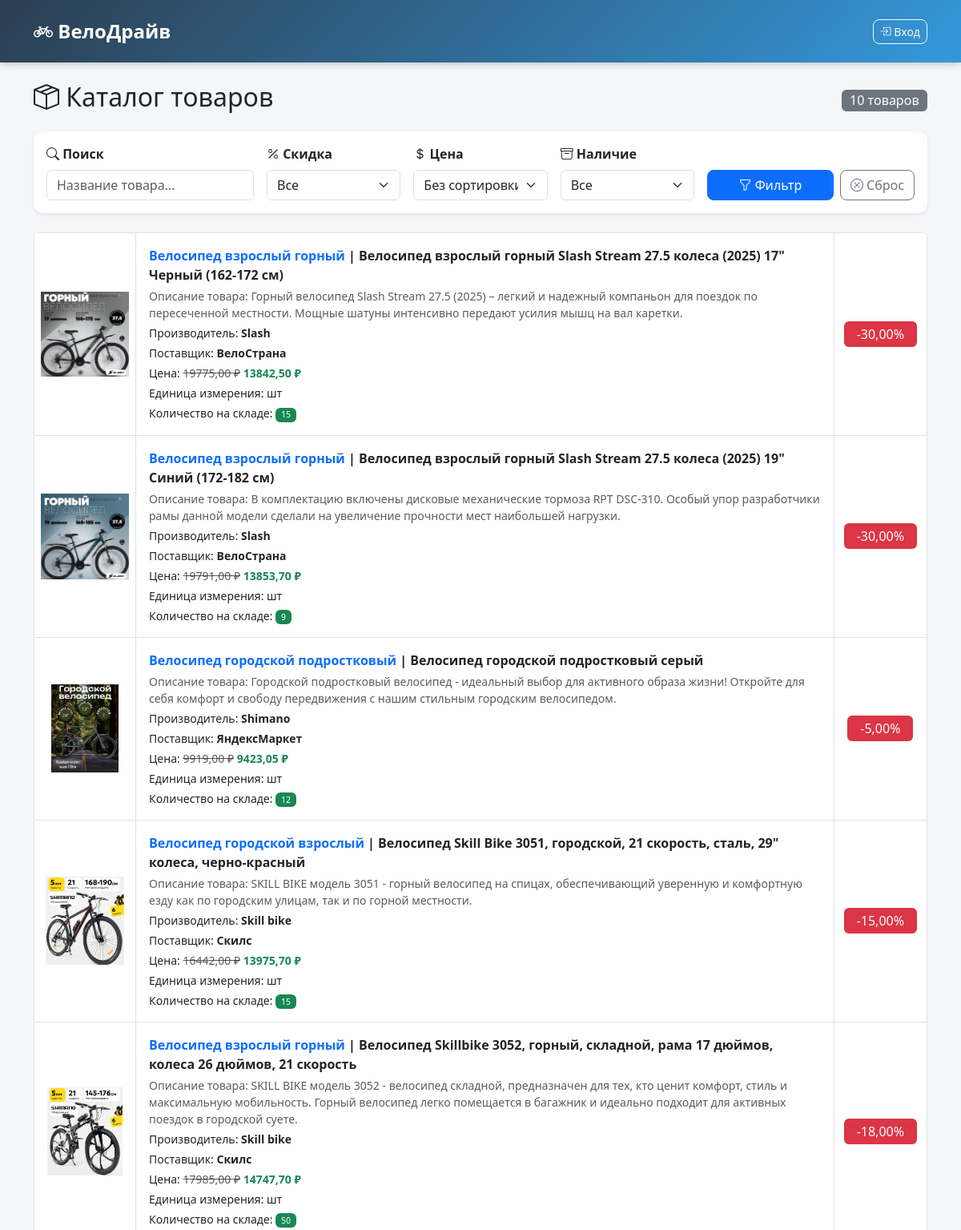
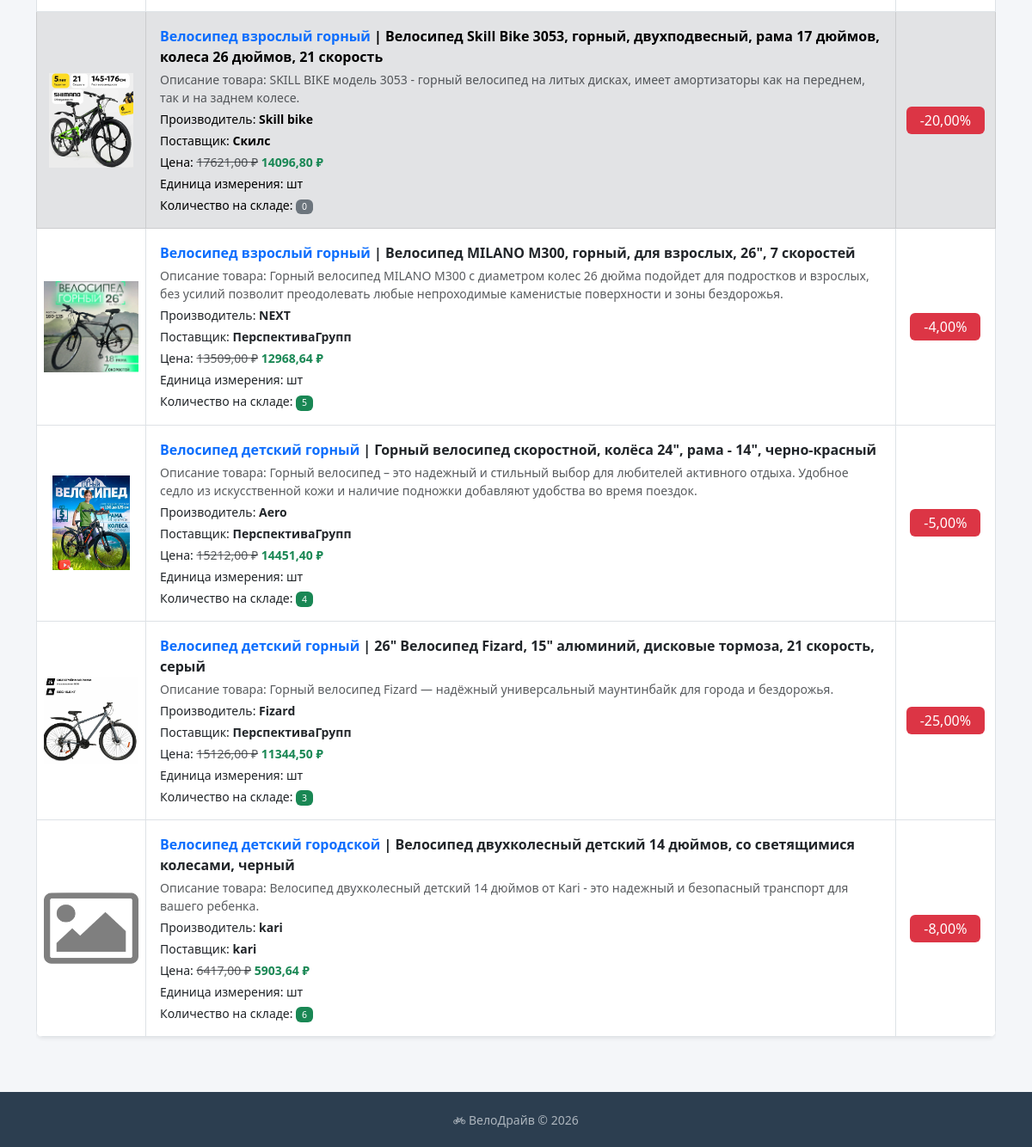
Screenshot of /products/ with the database file from the repository (2 pictures, top to bottom).
### shop/models.py (models this page shows, shortened)
class Product(models.Model):
    name = models.CharField(max_length=300, verbose_name="Наименование")
    category = models.ForeignKey(Category, on_delete=models.CASCADE, verbose_name="Категория")
    description = models.TextField(verbose_name="Описание")
    manufacturer = models.CharField(max_length=200, verbose_name="Производитель")
    supplier = models.ForeignKey(Supplier, on_delete=models.CASCADE, verbose_name="Поставщик")
    price = models.DecimalField(max_digits=10, decimal_places=2, verbose_name="Цена")
    unit = models.CharField(max_length=20, default="шт", verbose_name="Единица измерения")
    quantity = models.IntegerField(default=0, verbose_name="Количество на складе")
    discount = models.DecimalField(max_digits=5, decimal_places=2, default=0, verbose_name="Скидка %")
    image_path = models.CharField(max_length=500, blank=True, null=True, verbose_name="Путь к изображению")
    class Meta:
        verbose_name = "Товар"
        verbose_name_plural = "Товары"
    @property
    def final_price(self):
        if self.discount > 0:
            return self.price * (1 - self.discount / 100)
        return self.price

class Category(models.Model):
    name = models.CharField(max_length=100, unique=True, verbose_name="Название категории")
    class Meta:
        verbose_name = "Категория"
        verbose_name_plural = "Категории"

class Supplier(models.Model):
    name = models.CharField(max_length=200, unique=True, verbose_name="Название поставщика")
    class Meta:
        verbose_name = "Поставщик"
        verbose_name_plural = "Поставщики"

### shop/views.py (the view)
# urls.py: path('products/', views.products_list, name='products_list'),
def products_list(request):
    products = Product.objects.all().select_related('category', 'supplier')
    search = request.GET.get('search', '').strip()
    if search:
        products = products.filter(
            Q(name__icontains=search) | Q(description__icontains=search)
        )
    discount_filter = request.GET.get('discount', '')
    if discount_filter == 'yes':
        products = products.filter(discount__gt=0)
    elif discount_filter == 'no':
        products = products.filter(discount=0)
    elif discount_filter == 'high':
        products = products.filter(discount__gte=15)
    price_sort = request.GET.get('price', '')
    if price_sort == 'asc':
        products = products.order_by('price')
    elif price_sort == 'desc':
        products = products.order_by('-price')
    qty_filter = request.GET.get('qty', '')
    if qty_filter == 'in_stock':
        products = products.filter(quantity__gt=0)
    elif qty_filter == 'out':
        products = products.filter(quantity=0)
    user_role = request.session.get('user_role', 'Гость')
    user_name = request.session.get('user_name', '')
    context = {
        'products': products,
        'user_role': user_role,
        'user_name': user_name,
        'search': search,
        'discount_filter': discount_filter,
        'price_sort': price_sort,
        'qty_filter': qty_filter,
    }
    return render(request, 'shop/products_list.html', context)

### shop/templates/shop/products_list.html (shortened to what this page needs)
{% extends 'shop/base.html' %}
{% block content %}
<div class="d-flex justify-content-between align-items-center mb-3">
    <h2><i class="bi bi-box-seam"></i> Каталог товаров</h2>
    <span class="badge bg-secondary fs-6">{{ products|length }} товаров</span>
</div>
<div class="card shadow-sm mb-4">
    <div class="card-body">
        <form method="get" class="row g-3 align-items-end">
            <div class="col-md-3">
                <label class="form-label fw-semibold"><i class="bi bi-search"></i> Поиск</label>
                <input type="text" name="search" class="form-control" placeholder="Название товара..." value="{{ search }}">
            </div>
            <div class="col-md-2">
                <label class="form-label fw-semibold"><i class="bi bi-percent"></i> Скидка</label>
                <select name="discount" class="form-select">
                    <option value="">Все</option>
                </select>
            </div>
            <div class="col-md-2">
                <label class="form-label fw-semibold"><i class="bi bi-currency-dollar"></i> Цена</label>
                <select name="price" class="form-select">
                    <option value="">Без сортировки</option>
                </select>
            </div>
            <div class="col-md-2">
                <label class="form-label fw-semibold"><i class="bi bi-archive"></i> Наличие</label>
                <select name="qty" class="form-select">
                    <option value="">Все</option>
                </select>
            </div>
            <div class="col-md-3 d-flex gap-2">
                <button type="submit" class="btn btn-primary flex-grow-1">
                    <i class="bi bi-funnel"></i> Фильтр
                </button>
                <a href="{% url 'shop:products_list' %}" class="btn btn-outline-secondary">
                    <i class="bi bi-x-circle"></i> Сброс
                </a>
            </div>
        </form>
    </div>
</div>
<div class="table-responsive">
    <table class="table table-bordered table-hover align-middle shadow-sm bg-white">
        <tbody>
            {% for product in products %}
            <tr class="{% if product.quantity == 0 %}table-secondary{% endif %}">
                <td class="text-center p-2">
                    {% if product.image_path %}
                        <img src="/media/products/{{ product.image_path }}" alt="{{ product.name }}" style="max-width: 110px; max-height: 110px; object-fit: contain;">
                    {% else %}
                        <img src="/media/icons/picture.png" alt="Нет фото" style="max-width: 110px; max-height: 110px; object-fit: contain; opacity: 0.5;">
                    {% endif %}
                </td>
                <td class="p-3">
                    <div class="fw-bold fs-6 mb-1">
                        <span class="text-primary">{{ product.category.name }}</span> | {{ product.name }}
                    </div>
                    <div class="text-muted small mb-1">Описание товара: {{ product.description }}</div>
                    <div class="small mb-1">Производитель: <strong>{{ product.manufacturer }}</strong></div>
                    <div class="small mb-1">Поставщик: <strong>{{ product.supplier.name }}</strong></div>
                    <div class="small mb-1">Цена:
                        {% if product.discount > 0 %}
                            <span class="text-decoration-line-through text-muted">{{ product.price }} ₽</span>
                            <span class="text-success fw-bold">{{ product.final_price|floatformat:2 }} ₽</span>
                        {% else %}
                            <strong>{{ product.price }} ₽</strong>
                        {% endif %}
                    </div>
                    <div class="small mb-1">Единица измерения: {{ product.unit }}</div>
                    <div class="small">Количество на складе:
                        {% if product.quantity > 0 %}
                            <span class="badge bg-success">{{ product.quantity }}</span>
                        {% else %}
                            <span class="badge bg-secondary">0</span>
                        {% endif %}
                    </div>
                </td>
                <td class="text-center">
                    {% if product.discount > 0 %}
                        <span class="badge bg-danger fs-6 px-3 py-2">-{{ product.discount }}%</span>
                    {% else %}
                        <span class="text-muted">—</span>
                    {% endif %}
                </td>
            </tr>
            {% endfor %}
        </tbody>
    </table>
</div>
{% endblock %}

### shop/templates/shop/base.html (shortened to what this page needs)
<!DOCTYPE html>
<html lang="ru">
<head>
    <link href="https://cdn.jsdelivr.net/npm/bootstrap@5.3.0/dist/css/bootstrap.min.css" rel="stylesheet">
    <link href="https://cdn.jsdelivr.net/npm/bootstrap-icons@1.11.0/font/bootstrap-icons.css" rel="stylesheet">
</head>
<body>
    <nav class="navbar navbar-expand-lg navbar-custom py-3">
        <div class="container">
            <a class="navbar-brand fw-bold fs-4" href="{% url 'shop:products_list' %}">
                <i class="bi bi-bicycle"></i> ВелоДрайв
            </a>
            <div class="d-flex align-items-center">
                {% if user_name %}
                    <span class="navbar-text me-3">
                        <i class="bi bi-person-circle"></i> {{ user_name }}
                    </span>
                    <a href="{% url 'shop:products_list' %}" class="btn btn-outline-light btn-sm me-2">
                        <i class="bi bi-box-seam"></i> Товары
                    </a>
                    <a href="{% url 'shop:profile' %}" class="btn btn-outline-light btn-sm me-2">
                        <i class="bi bi-gear"></i> Профиль
                    </a>
                    <a href="{% url 'shop:logout' %}" class="btn btn-danger btn-sm">
                        <i class="bi bi-box-arrow-right"></i> Выход
                    </a>
                {% else %}
                    <a href="{% url 'shop:login' %}" class="btn btn-outline-light btn-sm">
                        <i class="bi bi-box-arrow-in-right"></i> Вход
                    </a>
                {% endif %}
            </div>
        </div>
    </nav>
    <main class="container mt-4 mb-5">
        {% block content %}{% endblock %}
    </main>
    <footer class="text-center">
        <div class="container">
            <small><i class="bi bi-bicycle"></i> ВелоДрайв &copy; 2026</small>
        </div>
    </footer>
</body>
</html>

### shop/templates/shop/base.html (style rules this page uses)
body { background-color: #f4f6f9; font-family: 'Segoe UI', Tahoma, Geneva, Verdana, sans-serif; }
.navbar-custom { background: linear-gradient(135deg, #2c3e50, #3498db); box-shadow: 0 2px 10px rgba(0,0,0,0.2); }
.navbar-custom .navbar-brand, .navbar-custom .nav-link, .navbar-custom .navbar-text { color: #fff !important; }
.card { border: none; border-radius: 12px; box-shadow: 0 2px 12px rgba(0,0,0,0.08); }
.table { border-radius: 8px; overflow: hidden; box-shadow: 0 1px 8px rgba(0,0,0,0.06); }
.table tbody td { vertical-align: middle; padding: 12px; }
.btn { border-radius: 8px; }
.badge { border-radius: 6px; font-weight: 500; }
footer { background-color: #2c3e50; color: #adb5bd; padding: 20px 0; margin-top: 40px; }

### rows the page displays
Product: image_path (picture), category.name "Велосипед взрослый горный", name "Велосипед взрослый горный Slash Stream 27.5 колеса (2025) 17\" Черный (162-172 см)", description "Горный велосипед Slash Stream 27.5 (2025) – легкий и надежный компаньон для поездок по пересеченной местности. Мощные шатуны интенсивно передают усилия мышц на вал каретки.", manufacturer "Slash", supplier.name "ВелоСтрана", price "19775,00", final_price "13842,50", unit "шт", quantity "15", discount "30,00"
Product: image_path (picture), category.name "Велосипед взрослый горный", name "Велосипед взрослый горный Slash Stream 27.5 колеса (2025) 19\" Синий (172-182 см)", description "В комплектацию включены дисковые механические тормоза RPT DSC-310. Особый упор разработчики рамы данной модели сделали на увеличение прочности мест наибольшей нагрузки.", manufacturer "Slash", supplier.name "ВелоСтрана", price "19791,00", final_price "13853,70", unit "шт", quantity "9", discount "30,00"
Product: image_path (picture), category.name "Велосипед городской подростковый", name "Велосипед городской подростковый серый", description "Городской подростковый велосипед - идеальный выбор для активного образа жизни! Откройте для себя комфорт и свободу передвижения с нашим стильным городским велосипедом.", manufacturer "Shimano", supplier.name "ЯндексМаркет", price "9919,00", final_price "9423,05", unit "шт", quantity "12", discount "5,00"
Product: image_path (picture), category.name "Велосипед городской взрослый", name "Велосипед Skill Bike 3051, городской, 21 скорость, сталь, 29\" колеса, черно-красный", description "SKILL BIKE модель 3051 - горный велосипед на спицах, обеспечивающий уверенную и комфортную езду как по городским улицам, так и по горной местности.", manufacturer "Skill bike", supplier.name "Скилс", price "16442,00", final_price "13975,70", unit "шт", quantity "15", discount "15,00"
Product: image_path (picture), category.name "Велосипед взрослый горный", name "Велосипед Skillbike 3052, горный, складной, рама 17 дюймов, колеса 26 дюймов, 21 скорость", description "SKILL BIKE модель 3052 - велосипед складной, предназначен для тех, кто ценит комфорт, стиль и максимальную мобильность. Горный велосипед легко помещается в багажник и идеально подходит для активных поездок в городской суете.", manufacturer "Skill bike", supplier.name "Скилс", price "17985,00", final_price "14747,70", unit "шт", quantity "50", discount "18,00"
Product: image_path (picture), category.name "Велосипед взрослый горный", name "Велосипед Skill Bike 3053, горный, двухподвесный, рама 17 дюймов, колеса 26 дюймов, 21 скорость", description "SKILL BIKE модель 3053 - горный велосипед на литых дисках, имеет амортизаторы как на переднем, так и на заднем колесе.", manufacturer "Skill bike", supplier.name "Скилс", price "17621,00", final_price "14096,80", unit "шт", quantity "0", discount "20,00"
Product: image_path (picture), category.name "Велосипед взрослый горный", name "Велосипед MILANO M300, горный, для взрослых, 26\", 7 скоростей", description "Горный велосипед MILANO M300 с диаметром колес 26 дюйма подойдет для подростков и взрослых, без усилий позволит преодолевать любые непроходимые каменистые поверхности и зоны бездорожья.", manufacturer "NEXT", supplier.name "ПерспективаГрупп", price "13509,00", final_price "12968,64", unit "шт", quantity "5", discount "4,00"
Product: image_path (picture), category.name "Велосипед детский горный", name "Горный велосипед скоростной, колёса 24\", рама - 14\", черно-красный", description "Горный велосипед – это надежный и стильный выбор для любителей активного отдыха. Удобное седло из искусственной кожи и наличие подножки добавляют удобства во время поездок.", manufacturer "Aero", supplier.name "ПерспективаГрупп", price "15212,00", final_price "14451,40", unit "шт", quantity "4", discount "5,00"
Product: image_path (picture), category.name "Велосипед детский горный", name "26\" Велосипед Fizard, 15\" алюминий, дисковые тормоза, 21 скорость, серый", description "Горный велосипед Fizard — надёжный универсальный маунтинбайк для города и бездорожья.", manufacturer "Fizard", supplier.name "ПерспективаГрупп", price "15126,00", final_price "11344,50", unit "шт", quantity "3", discount "25,00"
Product: category.name "Велосипед детский городской", name "Велосипед двухколесный детский 14 дюймов, со светящимися колесами, черный", description "Велосипед двухколесный детский 14 дюймов от Kari - это надежный и безопасный транспорт для вашего ребенка.", manufacturer "kari", supplier.name "kari", price "6417,00", final_price "5903,64", unit "шт", quantity "6", discount "8,00"

### other values shown
{{ products|length }} "10"
